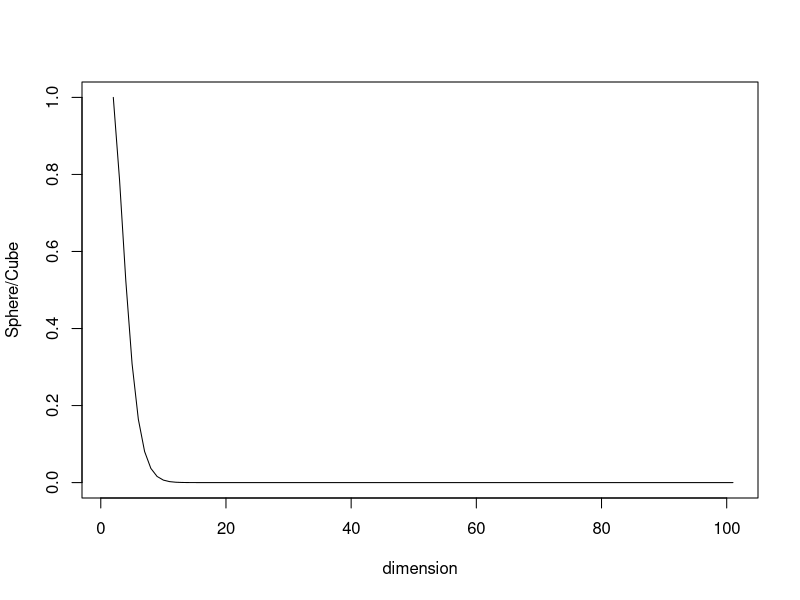
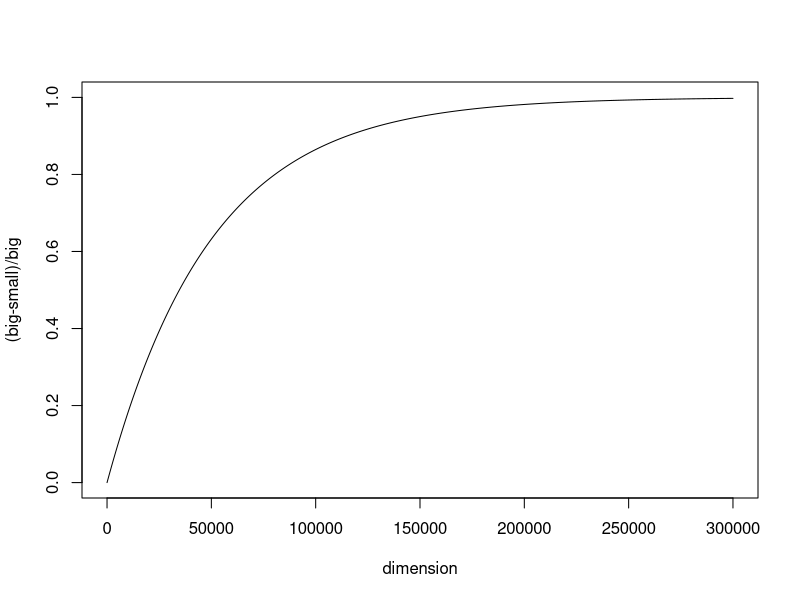

Source code (R) for these figures, in order:
## ---- chunk 1
knitr::opts_chunk$set(echo = TRUE)
## ---- chunk 2
Sphere.Volume<-function(d, r){
  return( (2*r^d*pi^(d/2)) / (d*gamma(d/2)) )
}

Cube.Volume<-function(d, r){
  return( (2*r)^d )
}

Sphere.DifferentRatio <- function(d,r,e){
  #return (r^d - (r-e)^d)/(r^d) this won't work when d is large
  return (1 - (1 - e/r)^d)
}
## ---- chunk 3

r = 100
d = seq(0,100,by=1)
S.Vol <- Sphere.Volume(d,r)
C.Vol <- Cube.Volume(d,r)
ratio = S.Vol/C.Vol
plot(ratio, type = 'l', xlab = 'dimension', ylab = 'Sphere/Cube' )

## ---- chunk 4
r = 100
e = 0.002
d = seq(0,300000,by=1)
ratio2 = Sphere.DifferentRatio(d,r,e)
plot(ratio2, type = 'l', ylim = c(0,1), xlab = 'dimension', ylab = '(big-small)/big')
